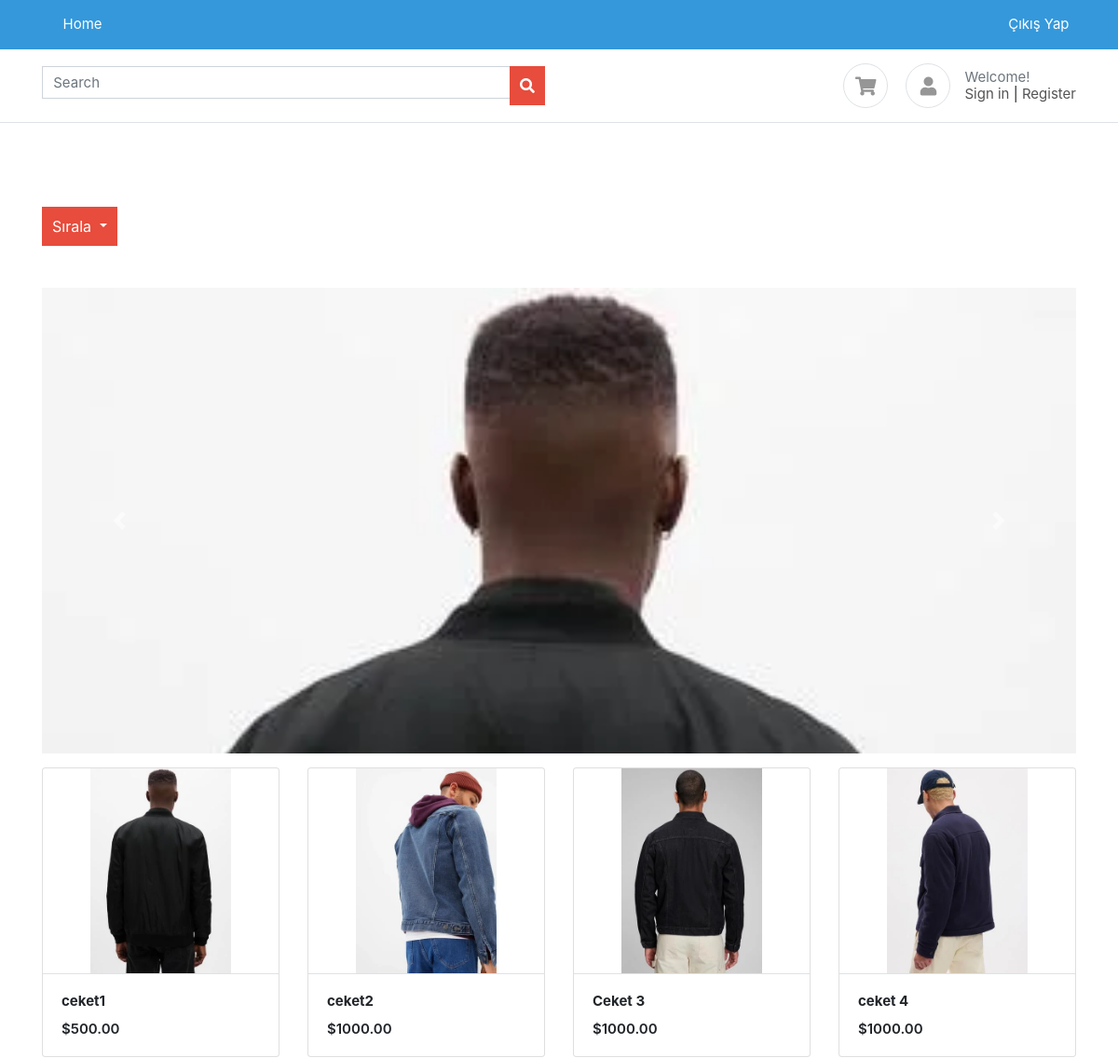
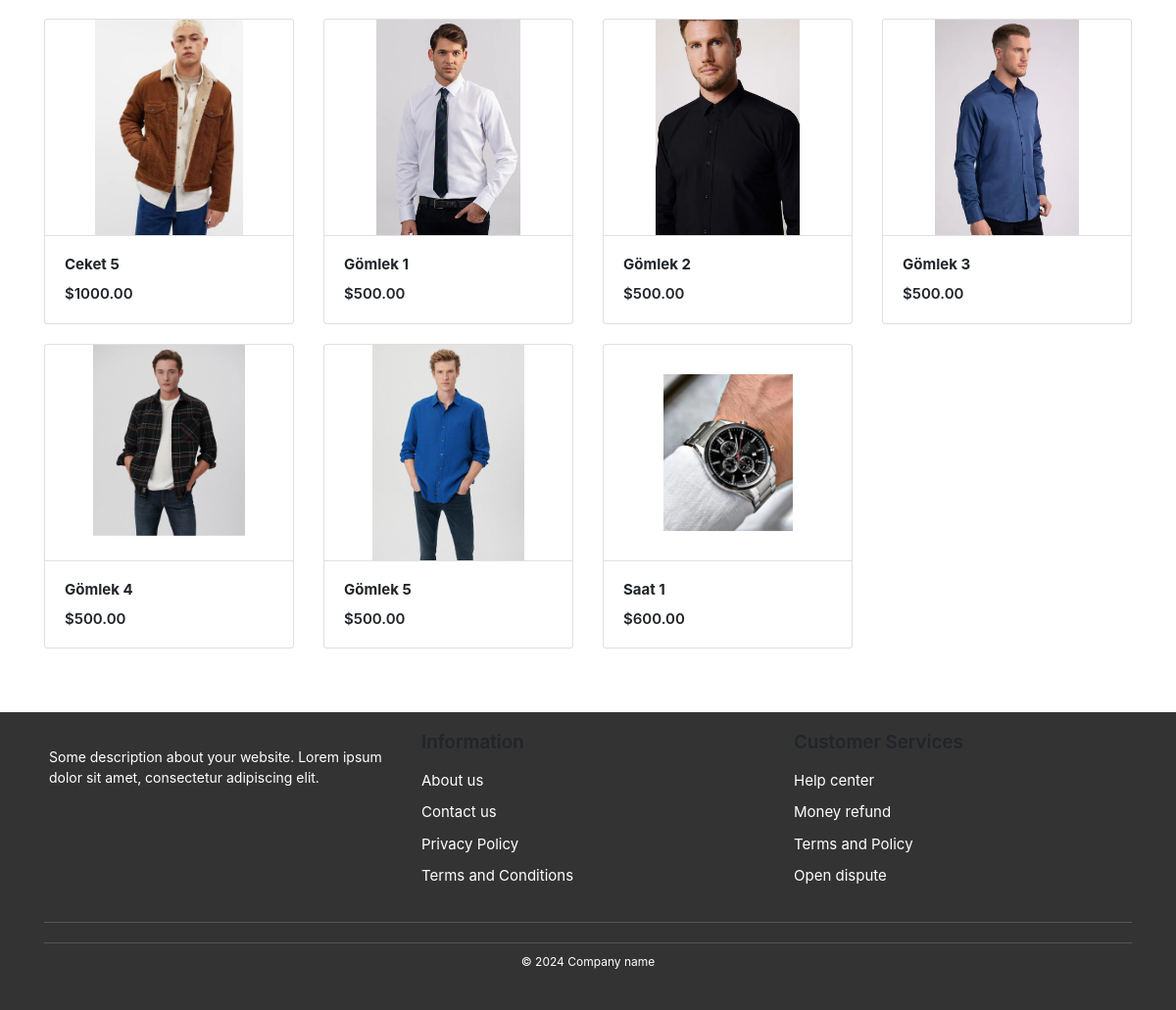
The page / on the database its author committed (2 pictures, top to bottom).
### products/models.py (models this page shows, shortened)
class Product(BaseModel):
    product_name=models.CharField(max_length=100)
    category=models.ForeignKey(Category,on_delete=models.CASCADE,related_name="products")
    price=models.IntegerField()
    product_description=models.TextField()
    slug=models.SlugField(unique=True,null=True,blank=True)
    color_variant=models.ManyToManyField(ColorVariant,blank=True)
    size_variant=models.ManyToManyField(SizeVariant,blank=True)
    discount_price = models.DecimalField(max_digits=10, decimal_places=2, blank=True, null=True)

class  ProductImage(BaseModel):
    product=models.ForeignKey(Product,on_delete=models.CASCADE,related_name="product_images")
    image=models.ImageField(upload_to="product")

### home/views.py (the view)
# urls.py: path('', index, name="index"),
def index(request):
    query = request.GET.get('q', '')
    if query:
        products = Product.objects.filter(product_name__icontains=query)
    else:
        products = Product.objects.all()
    context = {'products': products, 'query': query}
    return render(request, 'home/index.html', context)

### templates/home/index.html (shortened to what this page needs)
{% extends "base/base.html" %}
{% block start %}
<div class="container mt-5 pt-5 mb-5">
    <div class="row">
        <div class="col-md-12">
            <div class="btn-group">
                <button type="button" class="btn btn-primary dropdown-toggle" data-toggle="dropdown" aria-haspopup="true" aria-expanded="false">
                    Sırala
                </button>
            </div>
        </div>
    </div>
    <div id="productCarousel" class="carousel slide mt-5" data-ride="carousel">
        <div class="carousel-inner">
            {% for product in products %}
                <div class="carousel-item {% if forloop.first %}active{% endif %}">
                    <img src="/media/{{ product.product_images.first.image }}" class="d-block w-100" alt="{{ product.product_name }}">
                </div>
            {% endfor %}
        </div>
        <a class="carousel-control-prev" href="#productCarousel" role="button" data-slide="prev">
            <span class="carousel-control-prev-icon" aria-hidden="true"></span>
        </a>
        <a class="carousel-control-next" href="#productCarousel" role="button" data-slide="next">
            <span class="carousel-control-next-icon" aria-hidden="true"></span>
        </a>
    </div>
    <div class="row mt-3" id="productList">
        {% for product in products %}
            <div class="col-md-3">
                <figure class="card card-product-grid">
                    <div class="img-wrap"><img src="/media/{{ product.product_images.first.image }}"></div>
                    <figcaption class="info-wrap border-top">
                        <a href="{% url 'get_product' product.slug %}" class="title">
                            <b>{{ product.product_name }}</b>
                        </a>
                        <div class="price mt-2">${{ product.price }}.00</div>
                    </figcaption>
                </figure>
            </div>
        {% endfor %}
    </div>
</div>
{% endblock %}

### public/static/css/ui.css (style rules this page uses)
html { font-family: 'Inter', sans-serif; font-size: 15px; }
.img-wrap { text-align: center; display: block; }
.img-wrap img { max-width: 100%; }
figure { margin-bottom: 0; }
.card .title { color: #212529; }
[class*='card-product'] a.title { color: #212529; display: block; }
[class*='card-product'] .img-wrap { overflow: hidden; position: relative; }
[class*='card-product'] .img-wrap img { height: 100%; max-width: 100%; width: auto; display: inline-block; object-fit: cover; }
.card-product-grid { margin-bottom: 20px; }
.card-product-grid .img-wrap { border-radius: 0.2rem 0.2rem 0 0; height: 220px; }
.card-product-grid .info-wrap { overflow: hidden; padding: 18px 20px; }
.card .img-wrap { overflow: hidden; }
.price { font-weight: 600; color: #212529; }

### templates/base/base.html (style rules this page uses)
.btn-primary { background-color: #e74c3c !important; border-color: #e74c3c !important; }
.btn-primary { background-color: #3498db; color: #fff; }
.form-control, .btn-primary { border-radius: 0; }

### templates/home/index.html (style rules this page uses)
#productCarousel { max-height: 500px; overflow: hidden; }
#productCarousel .carousel-inner { height: 100%; }
#productCarousel img { object-fit: cover; height: 100%; width: 100%; }
.btn-group { position: relative; display: inline-block; }
.btn-primary { padding: 8px 10px; font-size: 16px; }

### rows shown on the page
Product: product_images.first.image (picture), product_name "ceket1", price "500"
Product: product_images.first.image (picture), product_name "ceket2", price "1000"
Product: product_images.first.image (picture), product_name "Ceket 3", price "1000"
Product: product_images.first.image (picture), product_name "ceket 4", price "1000"
Product: product_images.first.image (picture), product_name "Ceket 5", price "1000"
Product: product_images.first.image (picture), product_name "Gömlek 1", price "500"
Product: product_images.first.image (picture), product_name "Gömlek 2", price "500"
Product: product_images.first.image (picture), product_name "Gömlek 3", price "500"
Product: product_images.first.image (picture), product_name "Gömlek 4", price "500"
Product: product_images.first.image (picture), product_name "Gömlek 5", price "500"
Product: product_images.first.image (picture), product_name "Saat 1", price "600"
